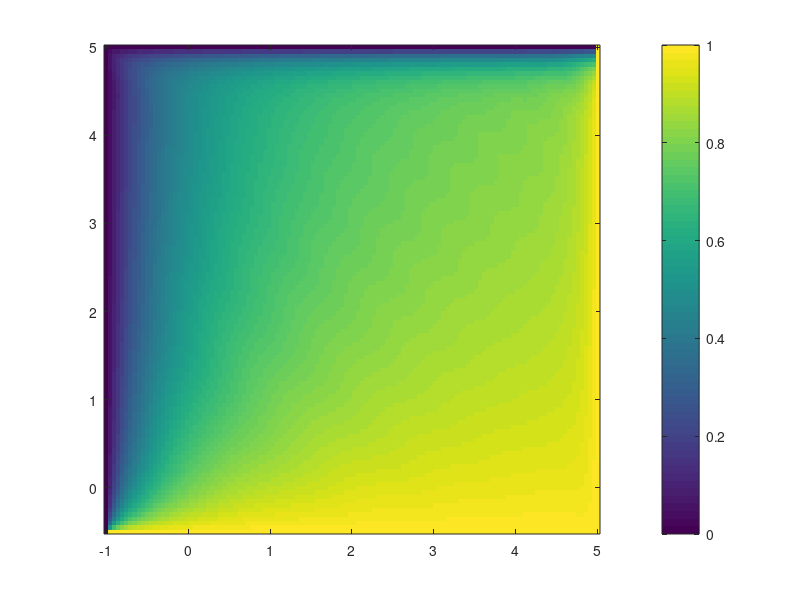
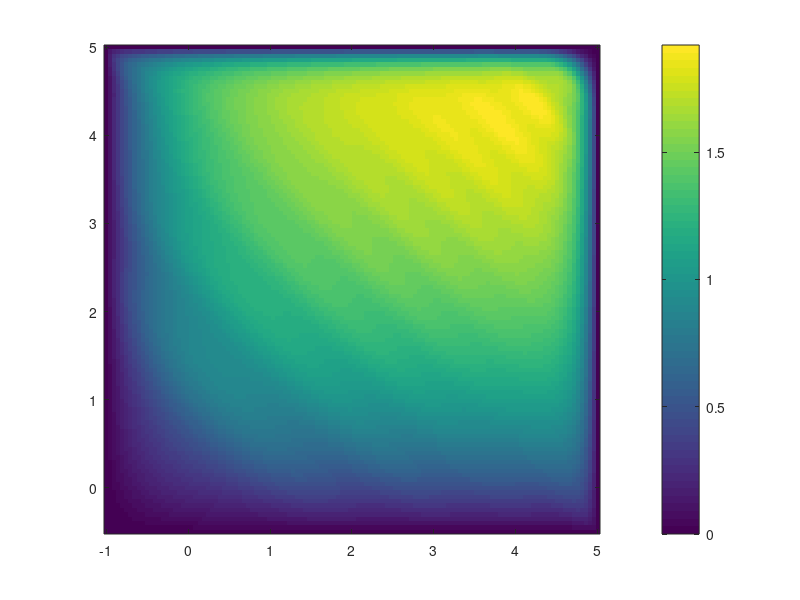

These figures' MATLAB source, in order:
%% parameters 
D1=1;
Dd=-1;
D2=1;
l=1;
a=.5;

%% setting up vectors I need

deltax=.05;
Lx=-1;
Ux=5;
xvals=Lx:deltax:Ux;

deltay=.05;
Ly=-.5;
Uy=5;
yvals=Ly:deltay:Uy;

Ni=length(yvals);
Nj=length(xvals);

c=xvals(2:(end))';
cc=c(:,ones(Ni-1,1));
cc=transpose(cc);
xvec = cc(:)';

c=[1:(Nj-1)]';
cc=c(:,ones(Ni-1,1));
cc=transpose(cc);
jvals = cc(:)';

c=yvals(2:(end))';
cc=c(:,ones(Nj-1,1));
yvec = cc(:)';

c=[1:(Ni-1)]';
cc=c(:,ones(Nj-1,1));
ivals = cc(:)';

%% construct adjacency matrix
A=sparse((Ni-1)*(Nj-1),(Ni-1)*(Nj-1));

Aleft=D1/(deltax^2);
Adown=D2/(deltay^2);
Aupright=2*Dd/deltax/deltay;

bl_prob=0;
br_prob=1;
bd_prob=1;
bu_prob=0;
b_prob=zeros(1,(Ni-1)*(Nj-1));

bl_time=0;
br_time=0;
bd_time=0;
bu_time=0;
b_time=zeros(1,(Ni-1)*(Nj-1));

down=1+(1:(Nj-3))*(Ni-1);
up=Ni-1+(1:(Nj-3))*(Ni-1);
left=2:(Ni-2);
right=(Nj-2)*(Ni-1)+(2:(Ni-2));
SW=1;
SE=(Ni-1)*(Nj-2)+1;
NW=Ni-1;
NE=(Ni-1)*(Nj-1);
interior=1:((Ni-1)*(Nj-1));
interior([down up left right SW SE NW NE])=[];

for k=interior
    x=xvec(k);
    y=yvec(k);
    fx=-l*x+a;
    gy=-l*y-a;
    A(k,k)=-fx/deltax-gy/deltay-2*D1/(deltax^2)+2*Dd/deltax/deltay-2*D2/(deltay^2);
    A(k,k+Ni-1)=fx/deltax+D1/(deltax^2)-2*Dd/deltax/deltay;
    A(k,k+1)=gy/deltay-2*Dd/deltax/deltay+D2/(deltay^2);
    A(k,k-(Ni-1))=Aleft;
    A(k,k-1)=Adown;
    A(k,k+Ni)=Aupright;
end

for k=down
    x=xvec(k);
    y=yvec(k);
    fx=-l*x+a;
    gy=-l*y-a;
    A(k,k)=-fx/deltax-gy/deltay-2*D1/(deltax^2)+2*Dd/deltax/deltay-2*D2/(deltay^2);
    A(k,k+Ni-1)=fx/deltax+D1/(deltax^2)-2*Dd/deltax/deltay;
    A(k,k+1)=gy/deltay-2*Dd/deltax/deltay+D2/(deltay^2);
    A(k,k-(Ni-1))=Aleft;
    b_prob(k)=Adown*bd_prob;
    b_time(k)=Adown*bd_time;
    A(k,k+Ni)=Aupright;
end

for k=up
    x=xvec(k);
    y=yvec(k);
    fx=-l*x+a;
    gy=-l*y-a;
    A(k,k)=-fx/deltax-gy/deltay-2*D1/(deltax^2)+2*Dd/deltax/deltay-2*D2/(deltay^2);
    A(k,k+Ni-1)=fx/deltax+D1/(deltax^2)-2*Dd/deltax/deltay;
    b_prob(k)=(gy/deltay-2*Dd/deltax/deltay+D2/(deltay^2))*bu_prob;
    b_time(k)=(gy/deltay-2*Dd/deltax/deltay+D2/(deltay^2))*bu_time;
    A(k,k-(Ni-1))=Aleft;
    A(k,k-1)=Adown;
    b_prob(k)=b_prob(k)+Aupright*bu_prob;
    b_time(k)=b_time(k)+Aupright*bu_time;
end

for k=left
    x=xvec(k);
    y=yvec(k);
    fx=-l*x+a;
    gy=-l*y-a;
    A(k,k)=-fx/deltax-gy/deltay-2*D1/(deltax^2)+2*Dd/deltax/deltay-2*D2/(deltay^2);
    A(k,k+Ni-1)=fx/deltax+D1/(deltax^2)-2*Dd/deltax/deltay;
    A(k,k+1)=gy/deltay-2*Dd/deltax/deltay+D2/(deltay^2);
    b_prob(k)=Aleft*bl_prob;
    b_time(k)=Aleft*bl_time;
    A(k,k-1)=Adown;
    A(k,k+Ni)=Aupright;
end

for k=right
    x=xvec(k);
    y=yvec(k);
    fx=-l*x+a;
    gy=-l*y-a;
    A(k,k)=-fx/deltax-gy/deltay-2*D1/(deltax^2)+2*Dd/deltax/deltay-2*D2/(deltay^2);
    b_prob(k)=(fx/deltax+D1/(deltax^2)-2*Dd/deltax/deltay)*br_prob;
    b_time(k)=(fx/deltax+D1/(deltax^2)-2*Dd/deltax/deltay)*br_time;
    A(k,k+1)=gy/deltay-2*Dd/deltax/deltay+D2/(deltay^2);
    A(k,k-(Ni-1))=Aleft;
    A(k,k-1)=Adown;
    b_prob(k)=b_prob(k)+Aupright*br_prob;
    b_time(k)=b_time(k)+Aupright*br_time;
end

for k=SW
    x=xvec(k);
    y=yvec(k);
    fx=-l*x+a;
    gy=-l*y-a;
    A(k,k)=-fx/deltax-gy/deltay-2*D1/(deltax^2)+2*Dd/deltax/deltay-2*D2/(deltay^2);
    A(k,k+Ni-1)=fx/deltax+D1/(deltax^2)-2*Dd/deltax/deltay;
    A(k,k+1)=gy/deltay-2*Dd/deltax/deltay+D2/(deltay^2);
    b_prob(k)=Aleft*bl_prob;
    b_time(k)=Aleft*bl_time;
    b_prob(k)=b_prob(k)+Adown*bd_prob;
    b_time(k)=b_time(k)+Adown*bd_time;
    A(k,k+Ni)=Aupright;
end

for k=SE
    x=xvec(k);
    y=yvec(k);
    fx=-l*x+a;
    gy=-l*y-a;
    A(k,k)=-fx/deltax-gy/deltay-2*D1/(deltax^2)+2*Dd/deltax/deltay-2*D2/(deltay^2);
    b_prob(k)=(fx/deltax+D1/(deltax^2)-2*Dd/deltax/deltay)*br_prob;
    b_time(k)=(fx/deltax+D1/(deltax^2)-2*Dd/deltax/deltay)*br_time;
    A(k,k+1)=gy/deltay-2*Dd/deltax/deltay+D2/(deltay^2);
    A(k,k-(Ni-1))=Aleft;
    b_prob(k)=b_prob(k)+Adown*bd_prob;
    b_time(k)=b_time(k)+Adown*bd_time;
    b_prob(k)=b_prob(k)+Aupright*br_prob;
    b_time(k)=b_time(k)+Aupright*br_time;
end

for k=NW
    x=xvec(k);
    y=yvec(k);
    fx=-l*x+a;
    gy=-l*y-a;
    A(k,k)=-fx/deltax-gy/deltay-2*D1/(deltax^2)+2*Dd/deltax/deltay-2*D2/(deltay^2);
    A(k,k+Ni-1)=fx/deltax+D1/(deltax^2)-2*Dd/deltax/deltay;
    b_prob(k)=(gy/deltay-2*Dd/deltax/deltay+D2/(deltay^2))*bu_prob;
    b_time(k)=(gy/deltay-2*Dd/deltax/deltay+D2/(deltay^2))*bu_time;
    b_prob(k)=b_prob(k)+Aleft*bl_prob;
    b_time(k)=b_time(k)+Aleft*bl_time;
    A(k,k-1)=Adown;
    b_prob(k)=b_prob(k)+Aupright*bu_prob;
    b_time(k)=b_time(k)+Aupright*bu_time;
end

for k=NE
    x=xvec(k);
    y=yvec(k);
    fx=-l*x+a;
    gy=-l*y-a;
    A(k,k)=-fx/deltax-gy/deltay-2*D1/(deltax^2)+2*Dd/deltax/deltay-2*D2/(deltay^2);
    b_prob(k)=(fx/deltax+D1/(deltax^2)-2*Dd/deltax/deltay)*br_prob;
    b_time(k)=(fx/deltax+D1/(deltax^2)-2*Dd/deltax/deltay)*br_time;
    b_prob(k)=b_prob(k)+(gy/deltay-2*Dd/deltax/deltay+D2/(deltay^2))*bu_prob;
    b_time(k)=b_time(k)+(gy/deltay-2*Dd/deltax/deltay+D2/(deltay^2))*bu_time;
    A(k,k-(Ni-1))=Aleft;
    A(k,k-1)=Adown;
    b_prob(k)=b_prob(k)+Aupright*br_prob;
    b_time(k)=b_time(k)+Aupright*br_time;
end

%% solve for u
fval_prob=0;
f_prob=fval_prob*ones(1,(Ni-1)*(Nj-1));

rightvec_prob=reshape(f_prob-b_prob,(Ni-1)*(Nj-1),1);
u_prob=A\rightvec_prob;

fval_time=-1;
f_time=fval_time*ones(1,(Ni-1)*(Nj-1));

rightvec_time=reshape(f_time-b_time,(Ni-1)*(Nj-1),1);
u_time=A\rightvec_time;

umat_prob=zeros(Ni-1,Nj-1);
umat_time=zeros(Ni-1,Nj-1);
xmat=zeros(Ni-1,Nj-1);
ymat=zeros(Ni-1,Nj-1);
for k=1:((Ni-1)*(Nj-1))
    i=ivals(k);
    j=jvals(k);
    umat_prob(i,j)=u_prob(k);
    umat_time(i,j)=u_time(k);
    xmat(i,j)=xvec(k);
    ymat(i,j)=yvec(k);
end
umat_prob=[umat_prob; bu_prob*ones(1,Nj-1)];
umat_prob=[bd_prob*ones(1,Nj-1); umat_prob];
umat_prob=[bl_prob*ones(Ni+1,1) umat_prob];
umat_prob=[umat_prob br_prob*ones(Ni+1,1)];

umat_time=[umat_time; bu_time*ones(1,Nj-1)];
umat_time=[bd_time*ones(1,Nj-1); umat_time];
umat_time=[bl_time*ones(Ni+1,1) umat_time];
umat_time=[umat_time br_time*ones(Ni+1,1)];

xmat=[xmat; xvals(2:Nj)];
xmat=[xvals(2:Nj); xmat];
xmat=[(xvals(1))*ones(Ni+1,1) xmat];
xmat=[xmat (xvals(end)+deltax)*ones(Ni+1,1)];

ymat=[ymat; (yvals(end)+deltay)*ones(1,Nj-1)];
ymat=[yvals(1)*ones(1,Nj-1); ymat];
ymat=[[yvals yvals(end)+deltay]' ymat];
ymat=[ymat [yvals yvals(end)+deltay]'];

check_prob=zeros(Ni+1,Nj+1);
check_time=zeros(Ni+1,Nj+1);
for i=2:(Ni)
    for j=2:(Nj)
    check_prob(i,j)=abs((-l*xmat(i,j)+a)*(umat_prob(i,j+1)-umat_prob(i,j))/deltax+(-l*ymat(i,j)-a)*(umat_prob(i+1,j)-umat_prob(i,j))/deltay+D1*(umat_prob(i,j+1)+umat_prob(i,j-1)-2*umat_prob(i,j))/deltax^2+D2*(umat_prob(i+1,j)+umat_prob(i-1,j)-2*umat_prob(i,j))/deltay^2+2*Dd*(umat_prob(i+1,j+1)-umat_prob(i+1,j)-umat_prob(i,j+1)+umat_prob(i,j))/deltax/deltay-fval_prob);
    check_time(i,j)=abs((-l*xmat(i,j)+a)*(umat_time(i,j+1)-umat_time(i,j))/deltax+(-l*ymat(i,j)-a)*(umat_time(i+1,j)-umat_time(i,j))/deltay+D1*(umat_time(i,j+1)+umat_time(i,j-1)-2*umat_time(i,j))/deltax^2+D2*(umat_time(i+1,j)+umat_time(i-1,j)-2*umat_time(i,j))/deltay^2+2*Dd*(umat_time(i+1,j+1)-umat_time(i+1,j)-umat_time(i,j+1)+umat_time(i,j))/deltax/deltay-fval_time);
    end
end

%% find prob and time
iindex=1:(Ni+1);
zeroi=(abs(ymat(:,1))<=0.00001);
zeroi=iindex(zeroi);

jindex=1:(Nj+1);
zeroj=(abs(xmat(1,:))<=0.00001);
zeroj=jindex(zeroj);

prob=umat_prob(zeroi,zeroj);
time=umat_time(zeroi,zeroj);

%% plot stuff

imagesc(xvals,yvals,umat_prob)
colorbar
set(gca,'ydir','normal')

figure
imagesc(xvals,yvals,umat_time)
colorbar
set(gca,'ydir','normal')

